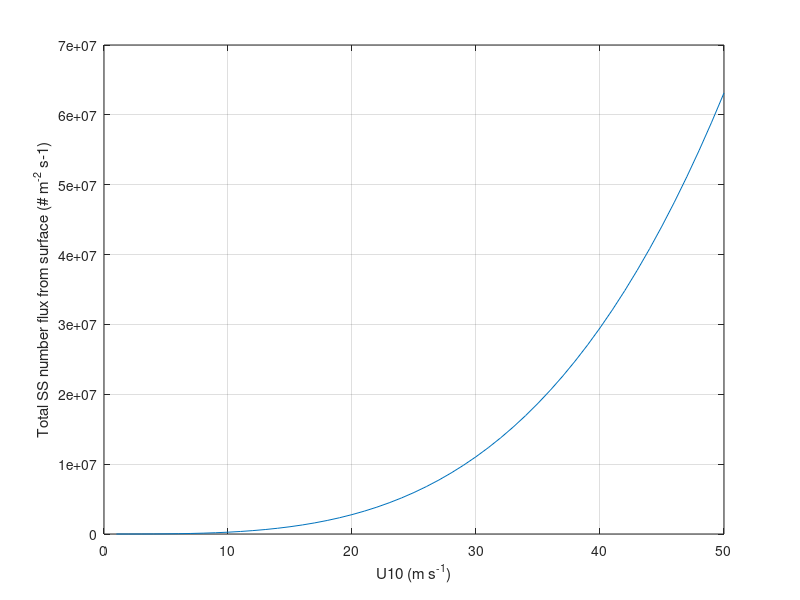

Source code (MATLAB):
function run_ukca_ss_flux()

u=[1:50];
for iu=u
[aer_mas_primss,aer_num_primss,aer_numflux_primss] = ukca_prim_ss(u(iu));
flux(iu)=sum(aer_numflux_primss);
end

figure
plot(u,flux); grid on
xlabel('U10 (m s^{-1})');
ylabel('Total SS number flux from surface (# m^{-2} s{-1})');


function [aer_mas_primss,aer_num_primss,aer_numflux_primss] = ukca_prim_ss(u_scalar_10m)
%function [aer_mas_primss,aer_num_primss,aer_numflux_primss] = ukca_prim_ss(u_scalar_10m,P,T)
%function [aer_mas_primss,aer_num_primss] = ukca_prim_ss(mass,u_scalar_10m,aird)

%Replaced the aird input as used in the UKCA code with air Pressure and Temp. (P and T)
%aird was the number of air molecules per cc, i.e. aird = Nair/V.
% So,  P = aird *kT and so aird = P/kT
% Also, don't need mass (the grid box air mass)

%REAL, INTENT(IN)    :: mass(row_length,rows, model_levels)
% mass of each cell
% For Matlab can just pass this as one value - Fortran only uses the lowest vertical level for this
% Guess will need to work out from the dz used in my UM setup?
%REAL, INTENT(IN)    :: u_scalar_10m(row_length,rows)
% Scalar 10m wind
%REAL, INTENT(IN)    :: aird(row_length,rows, model_levels)
% No density (/cm^3)
%REAL, INTENT(INOUT) :: aer_mas_primss(row_length,rows,            ...
%model_levels,nmodes)
% mass ems flux
%REAL, INTENT(INOUT) :: aer_num_primss(row_length,rows,            ...
%model_levels,nmodes)
% number ems flux




% Local variables
%INTEGER :: jl
%INTEGER :: jv
%INTEGER :: modemt
%INTEGER, PARAMETER :: nbins=20
%REAL    :: mbmid(nbins)
%REAL    :: mblo(nbins)
%REAL    :: mbhi(nbins)
%REAL    :: drmid(nbins)
%REAL    :: deltar(nbins)
%REAL    :: drhi(nbins)
%REAL    :: drlo(nbins)
%REAL    :: flux(row_length,rows)
%REAL    :: boxflux(row_length,rows)
%REAL    :: deln(row_length,rows)
%REAL    :: deln_mflux(row_length,rows)
%REAL    :: bet
%REAL    :: agong
%REAL    :: s98flux(row_length,rows)
%REAL    :: m86flux(row_length,rows)
%REAL    :: combflux(row_length,rows)
%REAL    :: dfdr(row_length,rows)
%REAL    :: dum

nbins=20;
mbsmall = 156.0;
mblarge = 4.6e13;

% changed settings above to match bin -- %REALised that difference in
% sea-salt emissions between bin and mode was due to bin upper-limit
% for sea-salt emissions being ~ 7 microns, whereas mode is ~14 microns
% Setting MBSMALL,MBLARGE as above results in equivalent emissions
% grid being used for GLOMAP-mode as in the standard GLOMAP_bin run.
%
% .. use 35 nm cut-off for r at rh=80 (approx 17.5 nm cutoff for dryr)

cutoff=0.0175e-6;

% Molar mass of dry air (kg/mol)
%REAL :: mm_da  % =avc*zboltz/ra

%INTEGER, PARAMETER :: i_method_smith = 1
%INTEGER, PARAMETER :: i_method_monahan = 2
%INTEGER, PARAMETER :: i_method_combined = 3

i_method_smith = 1;
i_method_monahan = 2;
i_method_combined = 3;


avc = 6.022e23; %Avogadro's constant
% Boltzmanns constant (J K-1)
zboltz = 1.3804e-23;
ra = 287.05; %Gas constant for dry air

%% From ukca_mode_setup.F90
cp_cl=4;  % Index to store NaCl   cpt
nmodes=4; %actually set to 7 in ukca_mode_setup, but only use indices 3 and 4 here.

% Mass density of components (kg m^-3)
rhocomp=[1769.0,1500.0,1500.0,1600.0,2650.0,1500.0];

% Molar masses of components (kg mol-1)
mm=[0.098,0.012,0.0168,0.05844,0.100,0.0168];

% Specify size limits of geometric mean radius for each mode
% Set dlim34 here to be 500nm to agree with bin-mode comparison
ddplim0=[1.0e-9,1.0e-8,1.0e-7,0.5e-6,1.0e-8,1.0e-7,1.0e-6];
ddplim1=[1.0e-8,1.0e-7,0.5e-6,1.0e-5,1.0e-7,1.0e-6,1.0e-5];


%% End of setup constants, etc.

aer_mas_primss = zeros([size(u_scalar_10m,1) size(u_scalar_10m,2) size(u_scalar_10m,3) nmodes]);
aer_num_primss = zeros(size(aer_mas_primss));
aer_numflux_primss = zeros(size(aer_mas_primss));

%aird = P./(zboltz.*T) / 1e6; %no. air moleculues per cm3

% Molar mass of dry air (kg/mol)
mm_da = avc*zboltz/ra;

seaice_frac = zeros(size(u_scalar_10m));
land_fraction = zeros(size(u_scalar_10m));

% .. Set emission method

i_ems_method = i_method_monahan;

% DEPENDS ON: ukca_ingridg
%CALL ukca_ingridg(nbins,mbsmall,mblarge,mbmid,mblo,mbhi)
[mbmid,mblo,mbhi] = ukca_ingridg(nbins,mbsmall,mblarge);

dum=3.0*mm(cp_cl)/(avc*rhocomp(cp_cl)*4.0*pi);
for jv=1:nbins
    deltar(jv)=((dum*mbhi(jv))^(1.0/3.0)-                          ...
        (dum*mblo(jv))^(1.0/3.0))*1.0e6; % in microns
    drmid(jv)=(dum*mbmid(jv))^(1.0/3.0);         % in m
    drlo(jv) =(dum*mblo(jv ))^(1.0/3.0);         % in m
    drhi(jv) =(dum*mbhi(jv ))^(1.0/3.0);         % in m
end

% .. Loop over sea-salt emission bins
for jv = 1:nbins
    if (drhi(jv) > cutoff)       % if bin size is > cutoff for flux
        %                   (cutoff is lowest dry radius for the Gong-Monahan scheme)
        
        modemt=0;
        if (drmid(jv) <  0.5*ddplim0(4)); modemt=3; end    % soluble accum. mode
        if (drmid(jv) >= 0.5*ddplim0(4)); modemt=4; end    % soluble coarse mode
        
        % .. now emit according to widths as set in DDPLIM0 rather than
        % .. as hard-coded at 1 micron dry diameter (equivalent for usual setup)
        
        if (modemt > 0)
            
            if (i_ems_method == i_method_smith |                     ...
                    i_ems_method == i_method_combined)
                s98flux(:,:) = 0.0;
                %        WHERE (land_fraction < 0.999 .AND. seaice_frac < 0.999)
                % .. Smith et al. (1998)
                s98flux(:,:) = 1.4367*0.2*(u_scalar_10m(:,:)^3.5)*     ...
                    exp(-1.5*(log(2.0*drmid(jv)/2.088e-6 ))^2) +         ...
                    1.4367 * 6.8e-3*(u_scalar_10m(:,:)^3  )*                    ...
                    exp(-1.0*(log(2.0*drmid(jv)/20.88e-6))^2);
                %        END WHERE
            end
            
            if (i_ems_method == i_method_monahan |                     ...
                    i_ems_method == i_method_combined)
                m86flux(:,:) = 0.0;
                bet = (0.433 - log10(drmid(jv)*2.0e6))/0.433;
                agong = 4.7*(1.0 + 30.0*(drmid(jv)*2.0e6))^(-0.017*      ...
                    (drmid(jv)*2.0e6)^(-1.44));
                %        WHERE (land_fraction < 0.999 .AND. seaice_frac < 0.999)
                % ..  Gong (2003) ---- extension from Monahan et al. (1986)
                %          (factor of 2.0 to convert dF/dr(80) to dF/dr(dry) )
                % DPG - Uses Eqn. 2 of Gong (2003). Gives dF/dr, i.e. number flux per radius
                % interval of size dist.
                m86flux(:,:) = 2.0*1.373*(u_scalar_10m(:,:)^3.41)*     ...
                    (drmid(jv)*2.0e6)^(-agong)*             ...
                    (1.0+0.057*((2.0e6*drmid(jv))^(3.45)))* ...
                    10.0^(1.607*exp(-bet*bet));
                %        END WHERE
            end
            
            
            
            % .. Choose Smith, Monahan, or combined flux
            if (i_ems_method == i_method_smith)
                dfdr(:,:) = s98flux(:,:);
                %        if (verbose >= 2) CALL umPrint(                        ...
                %            'Smith sea-salt flux scheme selected',             ...
                %            src='ukca_prim_ss')
            elseif (i_ems_method == i_method_monahan)
                dfdr(:,:) = m86flux(:,:);
                %        if (verbose >= 2) CALL umPrint(                        ...
                %            'Monahan sea-salt flux scheme selected',           ...
                %            src='ukca_prim_ss')
            elseif (i_ems_method == i_method_combined)
                % .. If using a combination of Smith and Monahan, then the recommendation
                %     is to use the larger of the two fluxes at any radius
                %        if (verbose >= 2) CALL umPrint(                        ...
                %            'Combined sea-salt flux scheme selected',          ...
                %            src='ukca_prim_ss')
                %        WHERE (s98flux > m86flux)
                %          combflux = s98flux
                %        ELSEWHERE
                %          combflux = m86flux
                %        END WHERE
                iwhere = s90flux>m86flux;
                combflux(iwhere) = s98flux;
                combflux(~iwhere) = m86flux;
                dfdr(:,:) = combflux(:,:);
            else
                %        cmessage = ' No method for sea-salt flux specified'
                error(' No method for sea-salt flux specified');
                %        errcode = 1
                %        CALL ereport('ukca_prim_ss',errcode,cmessage)
            end
            
            % .. Calculate sea-salt emission flux in particles m-2 s-1
            if (drlo(jv) > cutoff)
                flux(:,:) = dfdr(:,:)*deltar(jv);
            else
                flux(:,:) = dfdr(:,:)*(drhi(jv) - cutoff)*1.0e6;
            end
            
            % .. Calculate  sea-salt aerosol source (particles m-2 s-1)
            boxflux(:,:) = flux(:,:)*(1.0-seaice_frac(:,:))*            ...
                (1.0-land_fraction(:,:));
            
            % .. Calculate change in grid box aerosol number density (particles/cc m-2 s-1)
            % DPG - boxflux should be in #/m2/s at this stage (as in Gong paper)
            % So, here we just divide by the volume of the air (in cm3) = Vair.
            % Vair = Nair / aird (from aird = Nair/V, since aird is the number density of air molecues per cc)
            % Nair = no. moles * avc (avc=Avogadro)
            % Nair = mass * avc / mm_da  (since no. moles = mass/molecular mass)
%DPG - deln is not acutally used, though, so don't need the air mass...
            %deln(:,:) = boxflux(:,:)*aird(:,:,1)*                       ...
            %    mm_da/(mass(:,:,1)*avc);
            
            % .. Calculate change in grid box aerosol mass density (#/m2/s)
            deln_mflux(:,:) = boxflux(:,:)*mm_da/avc;
            
            % .. sum up each emitted mass into mode in kg/m2/s
            aer_mas_primss(:,:,1,modemt) =                              ...
                aer_mas_primss(:,:,1,modemt) + deln_mflux*mbmid(jv);
            % .. sum up each emitted number into mode in equiv-kg/m2/s
            aer_num_primss(:,:,1,modemt) =                              ...
                aer_num_primss(:,:,1,modemt) + deln_mflux(:,:);

             % .. sum up each emitted boxflux number into mode in #/m2/s
            aer_numflux_primss(:,:,1,modemt) =                              ...
                aer_numflux_primss(:,:,1,modemt) + boxflux(:,:);

                      
        end    % if modemt > 0
    end     % if drhi(jv) > cutoff
end      % jv = 1,nbins







function [mbmid,mblo,mbhi] = ukca_ingridg(nbins,mbsmall,mblarge)

lgmrange=log(mblarge)-log(mbsmall);
for jv=1:nbins+1
    lgmgrid = log(mbsmall) + lgmrange * (jv-1)/(nbins);
    if (jv < (nbins+1)); mblo(jv)=exp(lgmgrid); end
    if (jv > 1); mbhi(jv-1)=exp(lgmgrid); end
end

for jv=1:nbins
    mbmid(jv)=exp(0.5*log(mblo(jv)*mbhi(jv))); % geometric mean
end
